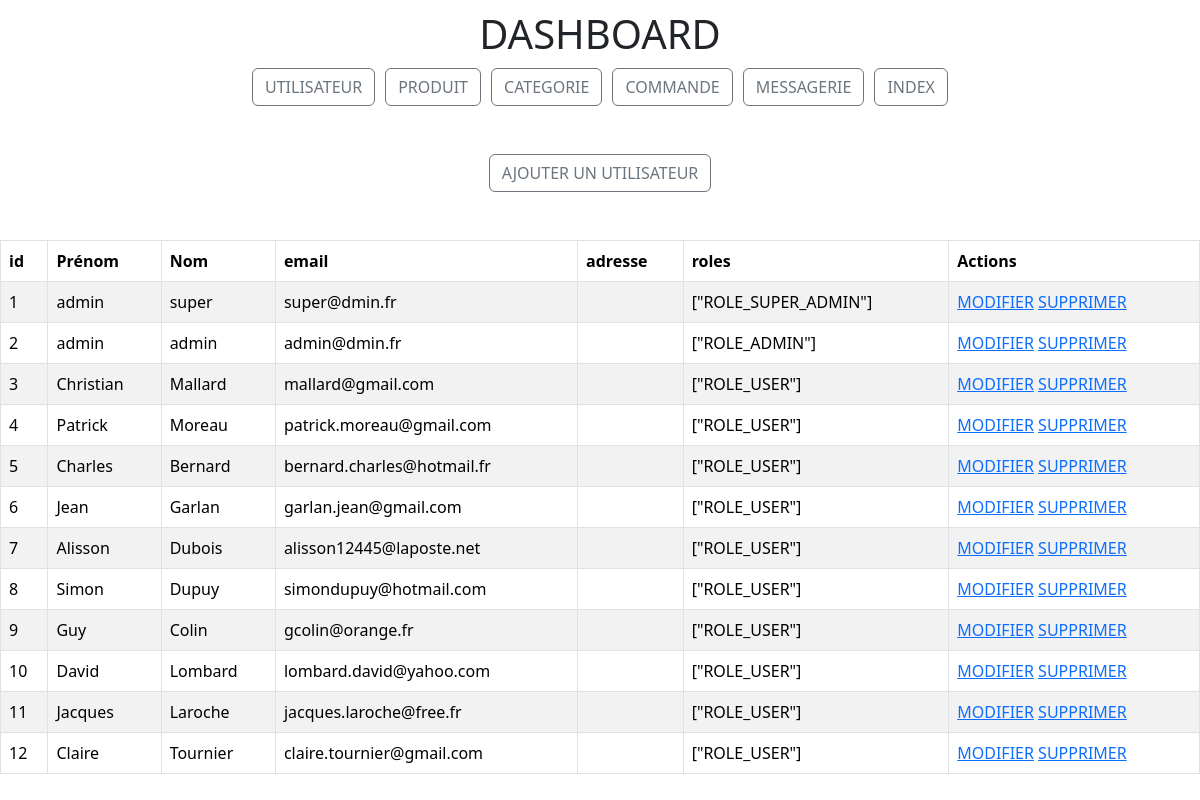
The page /dashboard/users/dashboard_users.php (signed in) on the database its author committed.
### tables this page shows
CREATE TABLE `users` (
  `id` int NOT NULL,
  `prenom` varchar(255) NOT NULL,
  `nom` varchar(255) NOT NULL,
  `email` varchar(255) NOT NULL,
  `pass` varchar(255) NOT NULL,
  `adresse` varchar(255) DEFAULT NULL,
  `roles` varchar(255) NOT NULL
);

### src/dashboard/users/dashboard_users.php (the view, shortened to what this page needs)
<?php
$isSuperAdmin = isset($_SESSION['user']) && $_SESSION['user']['roles'] === '["ROLE_SUPER_ADMIN"]';
require_once("../../connect.php");
$sql = "SELECT * FROM users";
$query = $db->prepare($sql);
$query->execute();
$users = $query->fetchAll(PDO::FETCH_ASSOC);
?>
<!DOCTYPE html>
<html lang="fr">
<head>
    <link rel="stylesheet" href="../../css/dashboard/dashboard.css">
    <link href="https://cdn.jsdelivr.net/npm/bootstrap@5.3.3/dist/css/bootstrap.min.css" rel="stylesheet">
</head>
<body>
    <?php
    include '../../templates/navbar_dashboard.php';
    ?>
    <section class="dashboard">
        <br>
        <br>
        <div class="add">
            <a classe="deco" href="./create_users.php"><button type="button" class="btn btn-outline-secondary">AJOUTER UN UTILISATEUR</button></a>
        </div>
        <br>
        <br>
        <table class="table table-striped table-hover table table-bordered">
            <thead>
                <th>id</th>
                <th>Prénom</th>
                <th>Nom</th>
                <th>email</th>
                <th>adresse</th>
                <th>roles</th>
                <?php if ($isSuperAdmin) : ?>
                    <th>Actions</th>
                <?php endif; ?>
            </thead>
            <tbody>
                <?php
                foreach ($users as $user) {
                ?>
                    <tr>
                        <td><?= $user["id"] ?></td>
                        <td><?= $user["prenom"] ?></td>
                        <td><?= $user["nom"] ?></td>
                        <td><?= $user["email"] ?></td>
                        <td><?= $user["adresse"] ?></td>
                        <td><?= $user["roles"] ?></td>
                        <?php if ($isSuperAdmin) : ?>
                            <td>
                                <a href="update_users.php?id=<?= $user["id"] ?>">MODIFIER</a>
                                <a href="delete_users.php?id=<?= $user["id"] ?>">SUPPRIMER</a>
                            </td>
                        <?php endif; ?>
                    </tr>
                <?php
                }
                ?>
            </tbody>
        </table>
    </section>
</body>
</html>

### src/css/dashboard/dashboard.css (style rules this page uses)
.add { display: flex; width: auto; margin: 0 auto; justify-content: center; align-items: center; }

### rows shown on the page
users: id "1", prenom "admin", nom "super", email "super@dmin.fr", roles "[\"ROLE_SUPER_ADMIN\"]"
users: id "2", prenom "admin", nom "admin", email "admin@dmin.fr", roles "[\"ROLE_ADMIN\"]"
users: id "3", prenom "Christian", nom "Mallard", email "mallard@gmail.com", roles "[\"ROLE_USER\"]"
users: id "4", prenom "Patrick", nom "Moreau", email "patrick.moreau@gmail.com", roles "[\"ROLE_USER\"]"
users: id "5", prenom "Charles", nom "Bernard", email "bernard.charles@hotmail.fr", roles "[\"ROLE_USER\"]"
users: id "6", prenom "Jean", nom "Garlan", email "garlan.jean@gmail.com", roles "[\"ROLE_USER\"]"
users: id "7", prenom "Alisson", nom "Dubois", email "alisson12445@laposte.net", roles "[\"ROLE_USER\"]"
users: id "8", prenom "Simon", nom "Dupuy", email "simondupuy@hotmail.com", roles "[\"ROLE_USER\"]"
users: id "9", prenom "Guy", nom "Colin", email "gcolin@orange.fr", roles "[\"ROLE_USER\"]"
users: id "10", prenom "David", nom "Lombard", email "lombard.david@yahoo.com", roles "[\"ROLE_USER\"]"
users: id "11", prenom "Jacques", nom "Laroche", email "jacques.laroche@free.fr", roles "[\"ROLE_USER\"]"
users: id "12", prenom "Claire", nom "Tournier", email "claire.tournier@gmail.com", roles "[\"ROLE_USER\"]"
